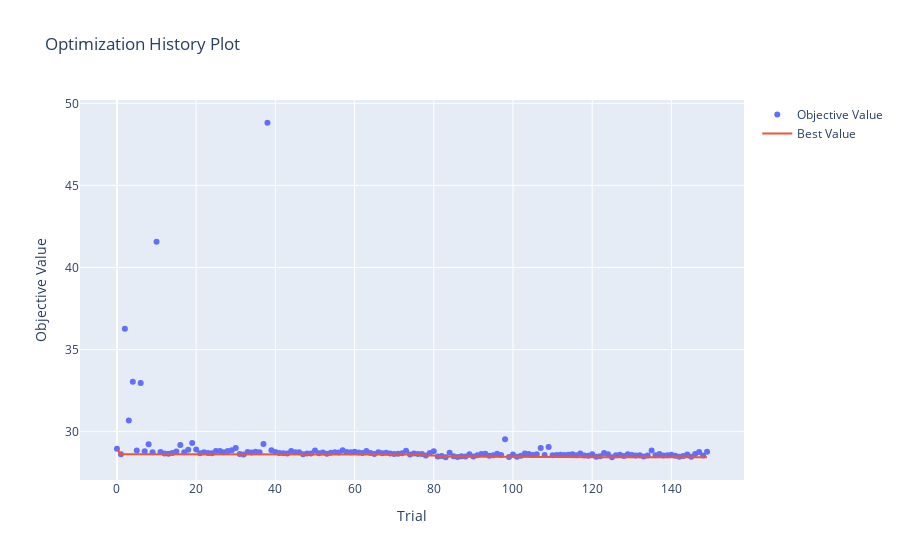

The code cell stored with this chart in its notebook:
### Code cell
optuna.visualization.plot_optimization_history(study)

### Figure 1 — Plotly figure (JSON) as saved in the notebook; plotly's stock layout.template omitted (floating-point values rounded to 4 significant figures; data arrays with more than 128 entries replaced by an {"elided": "..."} marker saying what was removed)
{"data": [{"mode": "markers", "name": "Objective Value", "type": "scatter", "x": {"elided": "150 int values"}, "y": {"elided": "150 float values"}}, {"mode": "lines", "name": "Best Value", "type": "scatter", "x": {"elided": "150 int values"}, "y": {"elided": "150 float values"}}, {"marker": {"color": "#cccccc"}, "mode": "markers", "name": "Infeasible Trial", "showlegend": false, "type": "scatter", "x": [], "y": []}], "layout": {"title": {"text": "Optimization History Plot"}, "xaxis": {"title": {"text": "Trial"}}, "yaxis": {"title": {"text": "Objective Value"}}}}
